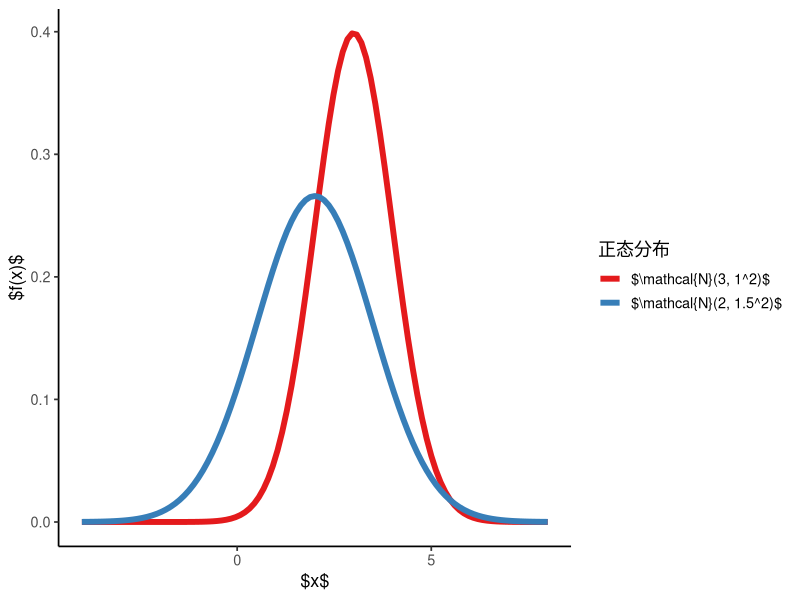
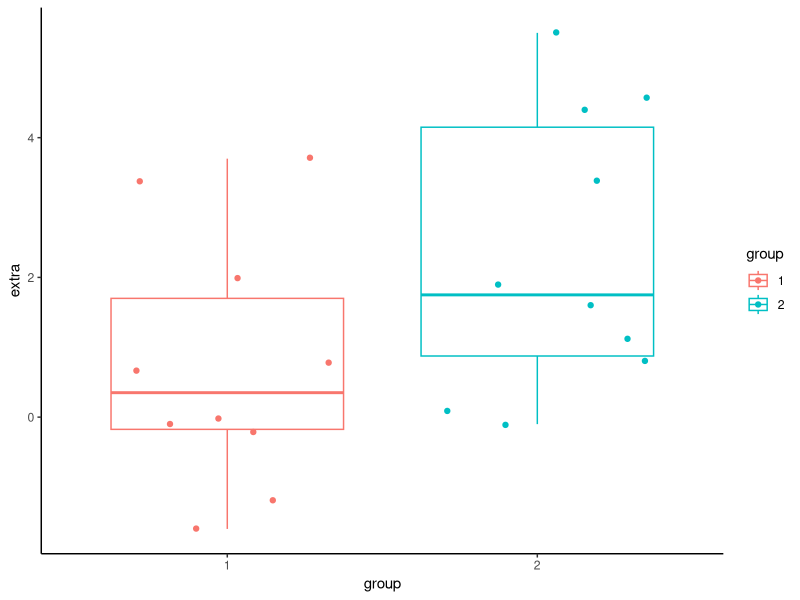

Recreate these plots in R, in order. (Note: this script raises an error after producing the figures.)
## ---- chunk 1
#| message: false

library(ggplot2)
library(pwr)         # 计算检验的功效和实验样本量
library(MASS)
# library(survival)
# library(coin)      # 补充更多的检验方法
# library(dunn.test) # dunn.test
# library(MKpower)   # power.welch.t.test
# library(car)       # leveneTest 可替代 bartlett.test
# library(rstatix)   # 管道操作整合检验方法
# library(pwrss)     # 常见检验的功效和样本量计算
## ---- chunk 2
set.seed(20232023)
n <- 20
# 样本
x <- rnorm(n, mean = 1.8, sd = 2)
# 检验统计量
u <- (mean(x) - 1) / (2 / sqrt(n))
# 临界值
qnorm(p = 1 - 0.05, mean = 0, sd = 1)
# P 值
1 - pnorm(q = u)
## ---- chunk 3
# 检验统计量
t0 <- (mean(x) - 1) / sqrt(var(x) / n)
# 临界值
qt(p = 1 - 0.05, df = n - 1)
# P 值
1 - pt(q = t0, df = n - 1)
## ---- chunk 4
# 检验统计量
chi <- (n - 1) * var(x) / 1.5^2
# 临界值
qchisq(p = 1 - 0.05, df = n -1)
# P 值
1 - pchisq(q = chi, df = n -1)
## ---- chunk 5
wilcox.test(x = x, mu = 1, alternative = "greater")
## ---- chunk 6
#| echo: false

options(
  tinytex.engine = "xelatex",
  tikzDefaultEngine = "xetex",
  tikzDocumentDeclaration = "\\documentclass[tikz]{standalone}\n",
  tikzXelatexPackages = c(
    "\\usepackage[fontset=fandol]{ctex}",
    "\\usepackage{amsfonts,mathrsfs,amssymb}\n"
  )
)
# 用 magick 将 pdf 格式图片转化为 png 格式
to_png <- function(fig_path) {
  png_path <- sub("\\.pdf$", ".png", fig_path)
  magick::image_write(magick::image_read_pdf(fig_path),
    format = "png", path = png_path,
    density = 300, quality = 100
  )
  return(png_path)
}
## ---- chunk 7
#| label: fig-two-samples-means
#| fig-cap: 两样本均值之差的检验
#| fig-width: 5.5
#| fig-height: 3.5
#| dev: 'tikz'
#| fig-process: !expr to_png
#| code-fold: true
#| echo: !expr knitr::is_html_output()

library(ggplot2)

ggplot() +
  geom_function(
    fun = dnorm, args = list(mean = 3, sd = 1),
    aes(colour = "dnorm1"), linewidth = 2, xlim = c(-4, 8)
  ) +
  geom_function(
    fun = dnorm, args = list(mean = 2, sd = 1.5),
    aes(colour = "dnorm2"), linewidth = 2, xlim = c(-4, 8)
  ) +
  scale_color_brewer(palette = "Set1", labels = c(
    dnorm1 = "$\\mathcal{N}(3, 1^2)$",
    dnorm2 = "$\\mathcal{N}(2, 1.5^2)$"
  )) +
  theme_classic(base_size = 13) +
  labs(x = "$x$", y = "$f(x)$", color = "正态分布")
## ---- chunk 8
n_1 <- 100
n_2 <- 80
mu_1 <- 10
sigma_1 <- 2.5
mu_2 <- 6
sigma_2 <- 4.5

set.seed(20232023)
x1 <- rnorm(n_1, mean = mu_1, sd = sigma_1)
y1 <- rnorm(n_2, mean = mu_2, sd = sigma_2)
u0 <- (mean(x1) - mean(y1)) / sqrt(sigma_1^2 / n_1 + sigma_2^2 / n_2)
u0
## ---- chunk 9
# 计算拒绝域
qnorm(1 - 0.05)
# 计算 P 值
1 - pnorm(u0)
## ---- chunk 10
s_w <- sqrt(1 / (n_1 + n_2 - 2) * ((n_1 - 1) * var(x1) + (n_2 - 1) * var(y1)))
t0 <- (mean(x1) - mean(y1)) / (s_w * sqrt(1 / n_1 + 1 / n_2))
t0
## ---- chunk 11
# 临界值：0.95 分位点对应的分位数
qt(1 - 0.05, df = n_1 + n_2 - 2)
# p 值
1 - pt(t0, df = n_1 + n_2 - 2, lower.tail = TRUE)
## ---- chunk 12
t.test(x = x1, y = y1, alternative = "greater", var.equal = TRUE)
## ---- chunk 13
# 方差未知但相等
t.test(extra ~ group, data = sleep, var.equal = TRUE)
## ---- chunk 14
s0 <- var(x1) / n_1 + var(y1) / n_2
l <- s0^2 / (var(x1)^2 / (n_1^2 * (n_1 - 1)) + var(y1)^2 / (n_2^2 * (n_2 - 1)))
l
## ---- chunk 15
t0 <- (mean(x1) - mean(y1)) / sqrt(s0)
t0
## ---- chunk 16
# 临界值：0.95 分位点对应的分位数
qt(1 - 0.05, df = 127)
# p 值
1 - pt(t0, df = 126, lower.tail = TRUE)
## ---- chunk 17
t.test(x = x1, y = y1, alternative = "greater", var.equal = FALSE)
## ---- chunk 18
#| label: fig-sleep
#| fig-width: 5
#| fig-height: 4
#| fig-cap: 学生睡眠数据的分布
#| fig-showtext: true
#| echo: false

data("sleep")
library(ggplot2)
ggplot(aes(x = group, y = extra, color = group), data = sleep) +
  geom_boxplot() +
  geom_jitter() +
  theme_classic()
## ---- chunk 19
# 方差未知且不等
t.test(extra ~ group, data = sleep, var.equal = FALSE)
## ---- chunk 20
#| label: fig-numbers-ttest
#| fig-cap: 办公软件 Numbers 的两样本 t 检验
#| echo: false
#| out-width: 80%

knitr::include_graphics(path = "screenshots/number-ttest.png")
## ---- chunk 21
t.test(x = c(3, 4, 5, 8, 9, 1, 2, 4, 5), y = c(6, 19, 3, 2, 14, 4, 5, 17, 1))
## ---- chunk 22
# 两样本
var.test(extra ~ group, data = sleep)
# 或者
bartlett.test(extra ~ group, data = sleep)
## ---- chunk 23
wilcox.test(extra ~ group, data = sleep)
## ---- chunk 24
kruskal.test(extra ~ group, data = sleep)
## ---- chunk 25
ansari.test(extra ~ group, data = sleep)
mood.test(extra ~ group, data = sleep)
fligner.test(extra ~ group, data = sleep)
## ---- chunk 26
str(PlantGrowth)
## ---- chunk 27
summary(PlantGrowth)
## ---- chunk 28
#| label: fig-plant-growth
#| fig-width: 5
#| fig-height: 4
#| fig-cap: "植物干重"
#| fig-showtext: true

## Annette J. Dobson 扩展的 Plant Weight Data 数据，见 59 页
library(ggplot2)
ggplot(data = PlantGrowth, aes(x = group, y = weight, color = group)) +
  geom_boxplot() +
  geom_jitter() +
  theme_minimal()
## ---- chunk 29
# 假设各组方差相同
oneway.test(weight ~ group, data = PlantGrowth, var.equal = TRUE)
## ---- chunk 30
fit_lm <- lm(weight ~ group, data = PlantGrowth)
anova(fit_lm) # 或者 summary(fit)
## ---- chunk 31
#| label: tbl-lm-plant-growth
#| tbl-cap: "线性回归的输出"
#| echo: false

# 整理模型输出到数据框
fit_lm_output <- round(coef(summary(fit_lm)), 4)
# 指定行名和列名
rownames(fit_lm_output) <- c("$\\alpha$", "$\\beta_1$", "$\\beta_2$")
colnames(fit_lm_output)[4] <- "$P(T > |t|)$"
knitr::kable(fit_lm_output,
  escape = FALSE, 
  col.names = c("估计值", "标准差", "t 统计量", "P 值")
)
## ---- chunk 32
# 计算各个组的方差
aggregate(data = PlantGrowth, weight ~ group, FUN = var)
# 或者
with(PlantGrowth, tapply(weight, group, var))
## ---- chunk 33
# 假设各组方差不同
oneway.test(weight ~ group, data = PlantGrowth, var.equal = FALSE)
## ---- chunk 34
fit_gls <- nlme::gls(weight ~ 1,
  data = PlantGrowth, method = "ML",
  weights = nlme::varIdent(form = ~ 1 | group)
)
summary(fit_gls)
## ---- chunk 35
logLik(fit_lm)
logLik(fit_gls)
## ---- chunk 36
fit_aov <- aov(weight ~ group, data = PlantGrowth)
## ---- chunk 37
TukeyHSD(fit_aov)
## ---- chunk 38
#| label: fig-ToothGrowth-interaction-plot
#| fig-cap: OJ 和 VC 的交互作用

with(ToothGrowth, interaction.plot(supp, dose, len))
## ---- chunk 39
fit_aov <- aov(len ~ supp * dose, data = ToothGrowth)
fit_aov
## ---- chunk 40
fit <- manova(cbind(Sepal.Length, Sepal.Width, Petal.Length, Petal.Width) ~ Species, data = iris)
summary(fit, test = "Wilks")
## ---- chunk 41
aggregate(data = iris, cbind(Sepal.Length, Sepal.Width, Petal.Length, Petal.Width) ~ Species, mean)
aggregate(data = iris, cbind(Sepal.Length, Sepal.Width, Petal.Length, Petal.Width) ~ Species, var)
## ---- chunk 42
# 三样本
bartlett.test(weight ~ group, data = PlantGrowth)
# 或者
# library(car)
# leveneTest(weight ~ group, data = PlantGrowth)
## ---- chunk 43
kruskal.test(weight ~ group, data = PlantGrowth)
## ---- chunk 44
fit_lm <- lm(rank(weight) ~ group, data = PlantGrowth)
anova(fit_lm) # summary(fit_lm)
## ---- chunk 45
friedman.test(extra ~ group | ID, data = sleep)
## ---- chunk 46
# 睡眠实验
quade.test(extra ~ group | ID, data = sleep)
## ---- chunk 47
# 光速实验
quade.test(Speed ~ Expt | Run, data = morley)
## ---- chunk 48
# 非参数检验
fligner.test(weight ~ group, data = PlantGrowth)
## ---- chunk 49
t.test(extra ~ group, data = sleep, paired = TRUE)
## ---- chunk 50
pairwise.t.test(x = sleep$extra, g = sleep$group, paired = TRUE)
## ---- chunk 51
with(PlantGrowth, pairwise.t.test(x = weight, g = group, paired = TRUE))
## ---- chunk 52
smokers  <- c( 83, 90, 129, 70 )
patients <- c( 86, 93, 136, 82 )
pairwise.prop.test(smokers, patients)
## ---- chunk 53
with(PlantGrowth, pairwise.wilcox.test(x = weight, g = group))
## ---- chunk 54
# 不支持
# wilcox.test(weight ~ group, data = PlantGrowth, paired = TRUE)
# 支持
wilcox.test(extra ~ group, data = sleep, paired = TRUE)
## ---- chunk 55
# cor.test(method = "pearson")  # lm(y ~ 1 + x)
# cor.test(method = "kendall")
# cor.test(method = "spearman") # lm(rank(y) ~ 1 + rank(x))
## ---- chunk 56
set.seed(20232023)
x <- rnorm(100, mean = 5, sd = 3)
shapiro.test(x)
## ---- chunk 57
# 数据 x 与正态分布比较
ks.test(x, y = "pnorm")
## ---- chunk 58
set.seed(2022)
# 构造 n 个随机矩阵
S <- matrix(c(1.2, 0.9, 0.9, 1.2), nrow = 2, ncol = 2)
rWishart(n = 3, df = 2, Sigma = S)
## ---- chunk 59
set.seed(2022)
Wish <- rWishart(n = 3000, df = 2, Sigma = S)
# 计算随机矩阵 M 的期望
apply(Wish, MARGIN = 1:2, FUN = mean)
# 随机矩阵 M 的期望理论值
2 * S
## ---- chunk 60
# 样本方差
apply(Wish, MARGIN = 1:2, var)
# 理论方差
2*(S^2 + tcrossprod(diag(S)))
## ---- chunk 61
#| label: fig-power-t-test
#| fig-cap: "t 检验的功效"
#| fig-width: 5.5
#| fig-height: 3.5
#| dev: 'tikz'
#| fig-process: !expr to_png
#| code-fold: true
#| echo: !expr knitr::is_html_output()

n <- 30 # 样本量（只是一个例子）
x <- seq(from = 0, to = 12, by = 0.01)
dat <- data.frame(xx = x / sqrt(n), yy = 2 * (1 - pt(x, n - 1)))
ggplot(data = dat, aes(x = xx, y = yy)) +
  geom_line(linewidth = 1) +
  geom_vline(xintercept = c(0.01, 0.2, 0.5, 0.8, 1.2, 2), linetype = 2) +
  theme_classic(base_size = 13) +
  labs(x = "$d = \\frac{t}{\\sqrt{n}}$", 
       y = "$2(1 - \\mathrm{pt}(x, n - 1))$")
## ---- chunk 62
power.t.test(
  n = 100, delta = 2.2,
  sd = 1, sig.level = 0.05,
  type = "two.sample",
  alternative = "two.sided"
)
## ---- chunk 63
# 前面 t 检验的等价功效计算
library(pwr)
pwr.t.test(
  d = 2.2 / 6.4,
  n = 100,
  sig.level = 0.05,
  type = "two.sample",
  alternative = "two.sided"
)
## ---- chunk 64
# 分组计算均值
aggregate(data = sleep, extra ~ group, FUN = mean)
# 分组计算标准差
aggregate(data = sleep, extra ~ group, FUN = sd)
# 代入计算功效
power.t.test(
  delta = 2.33 - 0.75,            # 两组均值之差
  sd = (2.002249 + 1.789010) / 2, # 标准差
  sig.level = 0.05,         # 显著性水平
  type = "two.sample",      # 两样本
  power = 0.95,             # 功效水平
  alternative = "two.sided" # 双边检验
)
## ---- chunk 65
# power.prop.test()
## ---- chunk 66
# p1 >= p2 的检验 单边和双边检验
power.prop.test(
  p1 = .65, p2 = 0.6, sig.level = .05,
  power = 0.90, alternative = "one.sided"
)

power.prop.test(
  p1 = .65, p2 = 0.6, sig.level = .05,
  power = 0.90, alternative = "two.sided"
)
## ---- chunk 67
library(pwr)
# 明确 p1 > p2 的检验
# 单边检验拆分更加明细，分为大于和小于
pwr.2p.test(
  h = ES.h(p1 = 0.65, p2 = 0.6),
  sig.level = 0.05, power = 0.9, alternative = "greater"
)
## ---- chunk 68
pwr.2p2n.test(
  h = 0.30, n1 = 80, n2 = 245,
  sig.level = 0.05, alternative = "greater"
)
## ---- chunk 69
power.anova.test(
  groups = 4,       #  4 个组  
  between.var = 1,  # 组间方差为 1
  within.var = 3,   # 组内方差为 3
  power = 0.95      # 1 - 犯第二类错误的概率
)
## ---- chunk 70
library(pwr)
# f 是如何和上面的组间/组内方差等价指定的
pwr.anova.test(
  k = 4,            # 组数
  f = 0.5,          # 效应大小
  sig.level = 0.05, # 显著性水平
  power = 0.95      # 检验的效
)
## ---- chunk 71
prop.test(x = 2, n = 10, p = 0.95, conf.level = 0.95, correct = TRUE)
## ---- chunk 72
binom.test(x = 2, n = 10, p = 0.95, conf.level = 0.95)
## ---- chunk 73
signed_rank <- function(x) sign(x) * rank(abs(x))
fit <- lm(signed_rank(extra) ~ group, data = sleep)
summary(fit)
## ---- chunk 74
fit <- lm(rank(extra) ~ group, data = sleep)
summary(fit)
